Frame 1 (no input): blank canvas, image omitted
Frame 60 (no input): blank canvas, image omitted
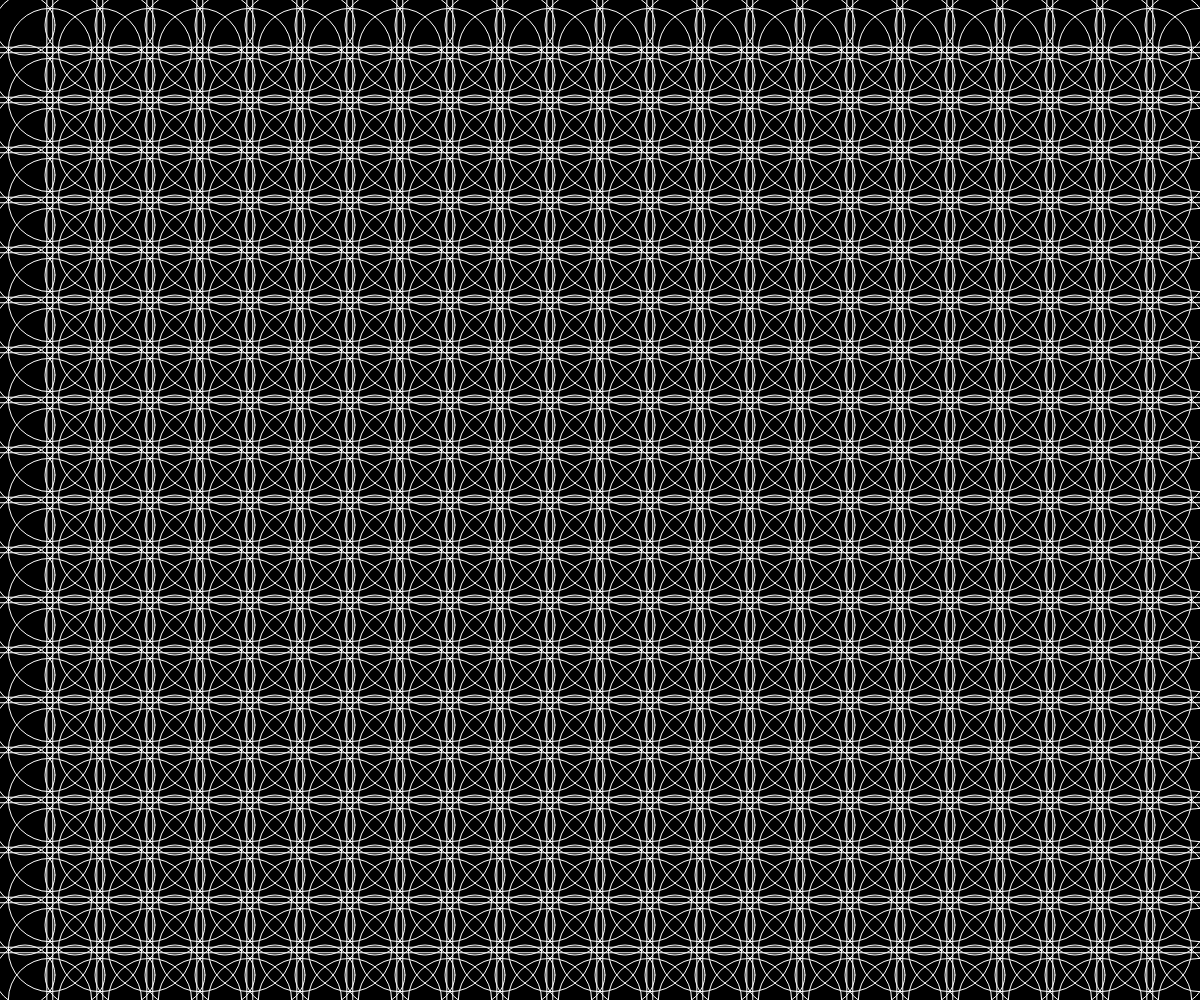
Frame 120 (the mouse pressed at the canvas centre since frame 60)

The p5.js sketch whose frames 1 and 60 were blank and that drew this single picture after the mouse press (run headless with seeded random() and noise() and a simulated clock; from frame 60 on, the mouse is pressed at the canvas centre):

// p5.js sketch
// ── sketch.js
function setup() { 
  createCanvas(windowWidth, windowHeight); 
}
 function draw() {
   rectMode(CENTER) 
   background(0)
    noFill() 
    stroke(255)
    var w= mouseX/10
    for(var j=0;j<height/50;j++) 
    { 
      for(var i=0;i<width/50;i++)
       {
       ellipse(25+50*i,25+50*j,mouseX/10) 
       rect(25+50*i,25+50*j,mouseY/9) 
       ellipse(50+50*i,50+50*j,mouseY/6)
 }
 }
 }
// for(var i=0;i<width/50;i++){
// for(var r=0;r<Height/50;r++)
// {
//   eiiipse(25+50*i,25+50*r,50)
//   rect(25+50*i,25+50*r,50)
//   ellipse(50+50*i,50,25)
// }
// }
// for(var i=0;i<width/50;i++){
// for(var r=0;r<Height/50;r++)
// {
//   eiiipse(25+50*i,25+50*r,50)
//   rect(25+50*i,25+50*r,50)
//   ellipse(50+50*i,50,25)
// }
// }
// for(var i=0;i<width/50;i++){
//   for(var r=0;r<Height/50;r++)
// {
//   eiiipse(25+50*i,25+50*r,50)
//   rect(25+50*i,25+50*r,50)
//   ellipse(50+50*i,50,25)
// }
// }
